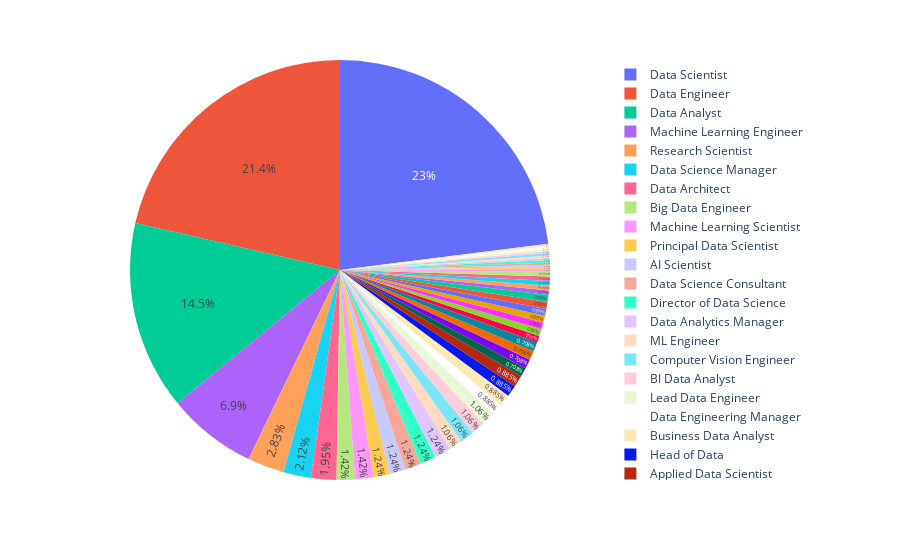

This figure's notebook cell:
### Code cell
fig=px.pie(df['job_title'].value_counts(),values=df['job_title'].value_counts().values,names=df['job_title'].value_counts().index)
fig.update_traces(textposition='inside')

### Figure 1 — Plotly figure (JSON) as saved in the notebook; plotly's stock layout.template omitted (floating-point values rounded to 4 significant figures)
{"data": [{"domain": {"x": [0, 1], "y": [0, 1]}, "hovertemplate": "label=%{label}<br>value=%{value}<extra></extra>", "labels": ["Data Scientist", "Data Engineer", "Data Analyst", "Machine Learning Engineer", "Research Scientist", "Data Science Manager", "Data Architect", "Big Data Engineer", "Machine Learning Scientist", "Principal Data Scientist", "AI Scientist", "Data Science Consultant", "Director of Data Science", "Data Analytics Manager", "ML Engineer", "Computer Vision Engineer", "BI Data Analyst", "Lead Data Engineer", "Data Engineering Manager", "Business Data Analyst", "Head of Data", "Applied Data Scientist", "Applied Machine Learning Scientist", "Head of Data Science", "Analytics Engineer", "Data Analytics Engineer", "Machine Learning Developer", "Lead Data Scientist", "Computer Vision Software Engineer", "Data Science Engineer", "Principal Data Engineer", "Machine Learning Infrastructure Engineer", "Lead Data Analyst", "Cloud Data Engineer", "Financial Data Analyst", "Director of Data Engineering", "Product Data Analyst", "Principal Data Analyst", "Head of Machine Learning", "3D Computer Vision Researcher", "NLP Engineer", "Lead Machine Learning Engineer", "ETL Developer", "Data Specialist", "Staff Data Scientist", "Big Data Architect", "Finance Data Analyst", "Marketing Data Analyst", "Machine Learning Manager", "Data Analytics Lead"], "legendgroup": "", "name": "", "showlegend": true, "textposition": "inside", "type": "pie", "values": [130, 121, 82, 39, 16, 12, 11, 8, 8, 7, 7, 7, 7, 7, 6, 6, 6, 6, 5, 5, 5, 5, 4, 4, 4, 4, 3, 3, 3, 3, 3, 3, 3, 2, 2, 2, 2, 2, 1, 1, 1, 1, 1, 1, 1, 1, 1, 1, 1, 1]}], "layout": {"legend": {"tracegroupgap": 0}, "margin": {"t": 60}}}
